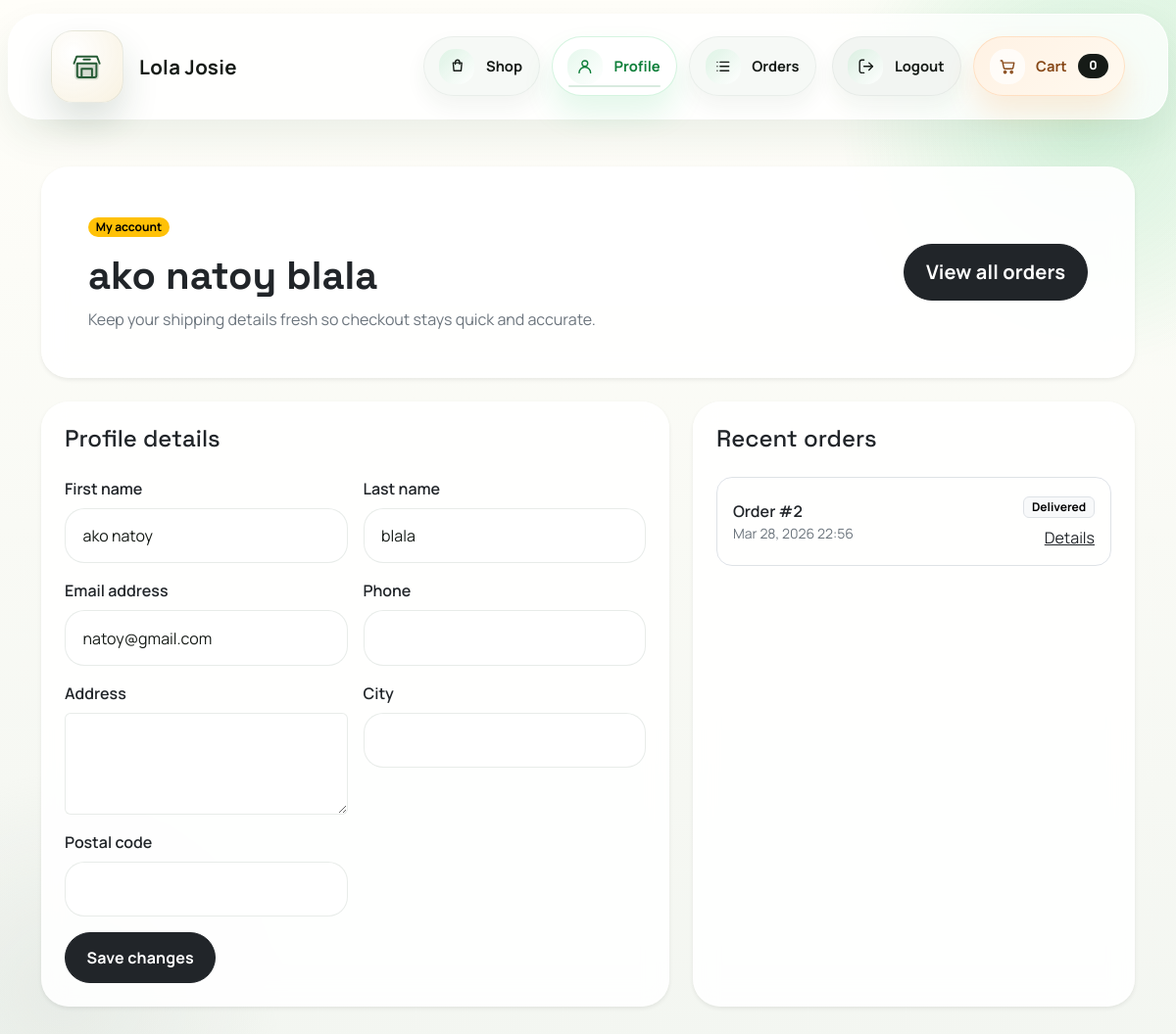
The app's page /users/profile/ (signed in) with its own data.
### users/models.py (models this page shows, shortened)
class UserProfile(models.Model):
    class Role(models.TextChoices):
        CUSTOMER = "customer", "Customer"
        RIDER = "rider", "Rider"
    user = models.OneToOneField(
        settings.AUTH_USER_MODEL,
        on_delete=models.CASCADE,
        related_name="profile",
    )
    role = models.CharField(max_length=20, choices=Role.choices, default=Role.CUSTOMER)
    phone = models.CharField(max_length=20, blank=True)
    address = models.TextField(blank=True)
    city = models.CharField(max_length=120, blank=True)
    postal_code = models.CharField(max_length=20, blank=True)
    delivery_zone = models.CharField(max_length=120, blank=True)
    vehicle_details = models.CharField(max_length=120, blank=True)
    created_at = models.DateTimeField(auto_now_add=True)
    updated_at = models.DateTimeField(auto_now=True)
    class Meta:
        ordering = ["user__username"]

### orders/models.py (models this page shows, shortened)
class Order(models.Model):
    class Status(models.TextChoices):
        PENDING = "Pending", "Pending"
        PROCESSING = "Processing", "Processing"
        ASSIGNED = "Assigned", "Assigned"
        OUT_FOR_DELIVERY = "Out for Delivery", "Out for Delivery"
        SHIPPED = "Shipped", "Shipped"
        DELIVERED = "Delivered", "Delivered"
    class PaymentMethod(models.TextChoices):
        COD = "Cash on Delivery", "Cash on Delivery"
    user = models.ForeignKey(
        settings.AUTH_USER_MODEL,
        on_delete=models.CASCADE,
        related_name="orders",
    )
    assigned_rider = models.ForeignKey(
        settings.AUTH_USER_MODEL,
        on_delete=models.SET_NULL,
        related_name="assigned_orders",
        null=True,
        blank=True,
    )
    full_name = models.CharField(max_length=200)
    address = models.TextField()
    phone = models.CharField(max_length=20)
    payment_method = models.CharField(
        max_length=30,
        choices=PaymentMethod.choices,
        default=PaymentMethod.COD,
    )
    status = models.CharField(
        max_length=20,
        choices=Status.choices,
        default=Status.PENDING,
    )
    delivery_token = models.CharField(max_length=64, db_index=True, default=generate_delivery_token, editable=False)
    delivery_qr_generated_at = models.DateTimeField(default=timezone.now, editable=False)
    delivery_confirmed_at = models.DateTimeField(null=True, blank=True)
    delivery_scanned_by = models.ForeignKey(
        settings.AUTH_USER_MODEL,
        on_delete=models.SET_NULL,
        related_name="completed_delivery_scans",
        null=True,
        blank=True,
    )
    subtotal = models.DecimalField(max_digits=10, decimal_places=2, default=0)
    created_at = models.DateTimeField(auto_now_add=True)
    updated_at = models.DateTimeField(auto_now=True)
    class Meta:
        ordering = ["-created_at"]

### users/views.py (the view)
# urls.py: path("profile/", views.profile, name="profile"),
@login_required
def profile(request):
    if is_admin_user(request.user):
        return redirect("admin_dashboard:index")
    if is_rider_user(request.user):
        return redirect("users:rider_dashboard")
    profile, _ = UserProfile.objects.get_or_create(user=request.user)
    if request.method == "POST":
        user_form = UserUpdateForm(request.POST, instance=request.user)
        profile_form = ProfileForm(request.POST, instance=profile)
        if user_form.is_valid() and profile_form.is_valid():
            user_form.save()
            profile_form.save()
            messages.success(request, "Your profile has been updated.")
            return redirect("users:profile")
    else:
        user_form = UserUpdateForm(instance=request.user)
        profile_form = ProfileForm(instance=profile)
    recent_orders = (
        request.user.orders.select_related("assigned_rider", "delivery_scanned_by")
        .prefetch_related("items")
        .order_by("-created_at")[:5]
    )
    return render(
        request,
        "users/profile.html",
        {
            "user_form": user_form,
            "profile_form": profile_form,
            "recent_orders": recent_orders,
        },
    )

### users/forms.py
class UserUpdateForm(StyledFormMixin, forms.ModelForm):
    class Meta:
        model = User
        fields = ("first_name", "last_name", "email")
    def __init__(self, *args, **kwargs):
        super().__init__(*args, **kwargs)
        self.apply_bootstrap()

class ProfileForm(StyledFormMixin, forms.ModelForm):
    class Meta:
        model = UserProfile
        fields = ("phone", "address", "city", "postal_code")
        widgets = {
            "address": forms.Textarea(attrs={"rows": 3}),
        }
    def __init__(self, *args, **kwargs):
        super().__init__(*args, **kwargs)
        self.apply_bootstrap()

### cart/cart.py (called while the page is built)
    def __len__(self):
        return sum(self.cart.values())

### cart/context_processors.py (called while the page is built)
def cart_summary(request):
    return {"cart_item_count": len(Cart(request))}

### config/context_processors.py (called while the page is built)
def site_meta(request):
    return {
        "site_name": settings.SITE_NAME,
        "site_tagline": settings.SITE_TAGLINE,
    }

### users/admin_access.py (called while the page is built)
def is_admin_user(user):
    return user.is_authenticated and (user.is_staff or user.is_superuser)

def is_rider_user(user):
    if not user.is_authenticated or is_admin_user(user):
        return False
    profile = getattr(user, "profile", None)
    return bool(profile and profile.role == UserProfile.Role.RIDER)

### users/forms.py (called while the page is built)
    def apply_bootstrap(self):
        for field in self.fields.values():
            widget = field.widget
            css_class = "form-check-input" if isinstance(widget, forms.CheckboxInput) else "form-control"
            existing_classes = widget.attrs.get("class", "")
            widget.attrs["class"] = f"{existing_classes} {css_class}".strip()

### templates/users/profile.html (shortened to what this page needs)
{% extends "base.html" %}
{% block content %}
<section class="card border-0 shadow-sm hero-gradient mb-4">
    <div class="card-body p-4 p-lg-5 d-flex flex-column flex-lg-row justify-content-between gap-4">
        <div>
            <span class="badge text-bg-warning rounded-pill mb-3">My account</span>
            <h1 class="display-6 fw-bold mb-2">{{ request.user.get_full_name|default:request.user.username }}</h1>
            <p class="text-secondary mb-0">Keep your shipping details fresh so checkout stays quick and accurate.</p>
        </div>
        <div class="align-self-lg-center">
            <a class="btn btn-dark btn-lg rounded-pill" href="{% url 'orders:order_history' %}">View all orders</a>
        </div>
    </div>
</section>
<div class="row g-4">
    <div class="col-lg-7">
        <div class="card border-0 shadow-sm">
            <div class="card-body p-4">
                <h2 class="h4 mb-4">Profile details</h2>
                <form method="post" class="row g-3">
                    {% for field in user_form %}
                        <div class="col-md-6 {% if field.name == 'email' %}col-12{% endif %}">
                            <label class="form-label fw-semibold" for="{{ field.id_for_label }}">{{ field.label }}</label>
                            {{ field }}
                        </div>
                    {% endfor %}
                    {% for field in profile_form %}
                        <div class="col-md-6 {% if field.name == 'address' %}col-12{% endif %}">
                            <label class="form-label fw-semibold" for="{{ field.id_for_label }}">{{ field.label }}</label>
                            {{ field }}
                        </div>
                    {% endfor %}
                    <div class="col-12">
                        <button type="submit" class="btn btn-dark">Save changes</button>
                    </div>
                </form>
            </div>
        </div>
    </div>
    <div class="col-lg-5">
        <div class="card border-0 shadow-sm h-100">
            <div class="card-body p-4">
                <h2 class="h4 mb-4">Recent orders</h2>
                {% if recent_orders %}
                    <div class="vstack gap-3">
                        {% for order in recent_orders %}
                            <div class="border rounded-4 p-3 d-flex justify-content-between align-items-center gap-3 flex-wrap">
                                <div>
                                    <div class="fw-semibold">Order #{{ order.id }}</div>
                                    <div class="text-secondary small">{{ order.created_at|date:"M d, Y H:i" }}</div>
                                </div>
                                <div class="text-end">
                                    <div class="badge text-bg-light border mb-2">{{ order.status }}</div>
                                    <div><a class="link-dark" href="{% url 'orders:order_detail' order.id %}">Details</a></div>
                                </div>
                            </div>
                        {% endfor %}
                    </div>
                {% else %}
                    <p class="text-secondary mb-0">You have not placed any orders yet.</p>
                {% endif %}
            </div>
        </div>
    </div>
</div>
{% endblock %}

### records on screen
Order: id "2", created_at "Mar 28, 2026 22:56", status "Delivered"

### other values on screen
{{ cart_item_count }} "0"
{{ request.user.get_full_name|default:request.user.username }} "ako natoy blala"
{{ field.label }} "First name" "Last name" "Email address"
{{ field.label }} "Phone" "Address" "City" "Postal code"
